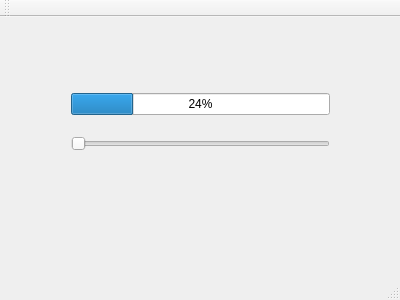
<?xml version="1.0" encoding="UTF-8"?>
<ui version="4.0">
 <class>MainWindow</class>
 <widget class="QMainWindow" name="MainWindow">
  <property name="geometry">
   <rect>
    <x>0</x>
    <y>0</y>
    <width>400</width>
    <height>300</height>
   </rect>
  </property>
  <property name="windowTitle">
   <string>MainWindow</string>
  </property>
  <widget class="QWidget" name="centralWidget">
   <widget class="QWidget" name="">
    <property name="geometry">
     <rect>
      <x>60</x>
      <y>50</y>
      <width>281</width>
      <height>111</height>
     </rect>
    </property>
    <layout class="QVBoxLayout" name="verticalLayout">
     <item>
      <widget class="QProgressBar" name="progressBar">
       <property name="value">
        <number>24</number>
       </property>
      </widget>
     </item>
     <item>
      <widget class="QSlider" name="horizontalSlider">
       <property name="orientation">
        <enum>Qt::Horizontal</enum>
       </property>
      </widget>
     </item>
    </layout>
   </widget>
  </widget>
  <widget class="QMenuBar" name="menuBar">
   <property name="geometry">
    <rect>
     <x>0</x>
     <y>0</y>
     <width>400</width>
     <height>26</height>
    </rect>
   </property>
  </widget>
  <widget class="QToolBar" name="mainToolBar">
   <attribute name="toolBarArea">
    <enum>TopToolBarArea</enum>
   </attribute>
   <attribute name="toolBarBreak">
    <bool>false</bool>
   </attribute>
  </widget>
  <widget class="QStatusBar" name="statusBar"/>
 </widget>
 <layoutdefault spacing="6" margin="11"/>
 <resources/>
 <connections/>
</ui>
